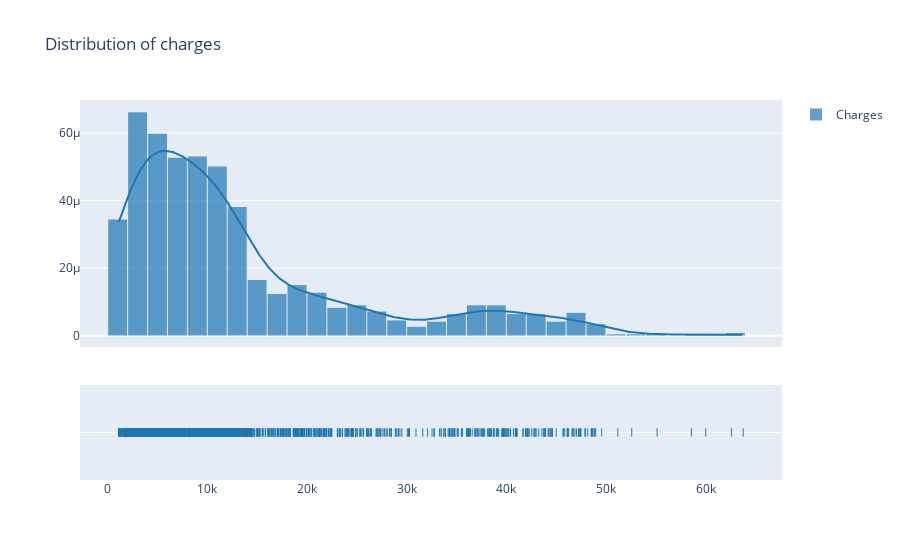

The notebook cell this image was saved under:
### Code cell
hist_data = [df.charges]
group_labels = ['Charges'] # name of the dataset

fig = ff.create_distplot(hist_data, group_labels, show_hist=True)
fig.update_traces(nbinsx=50, autobinx=True, selector={'type':'histogram'})
fig.update_layout(title_text='Distribution of charges', bargap=0.05)
fig.show()

### Figure 1 — Plotly figure (JSON) as saved in the notebook; plotly's stock layout.template omitted (floating-point values rounded to 4 significant figures; data arrays with more than 128 entries replaced by an {"elided": "..."} marker saying what was removed)
{"data": [{"autobinx": true, "histnorm": "probability density", "legendgroup": "Charges", "marker": {"color": "rgb(31, 119, 180)"}, "name": "Charges", "nbinsx": 50, "opacity": 0.7, "type": "histogram", "x": {"elided": "1338 float values"}, "xaxis": "x", "xbins": {"end": 63770.0, "size": 1, "start": 1122.0}, "yaxis": "y"}, {"legendgroup": "Charges", "marker": {"color": "rgb(31, 119, 180)"}, "mode": "lines", "name": "Charges", "showlegend": false, "type": "scatter", "x": {"elided": "500 float values"}, "xaxis": "x", "y": {"elided": "500 float values"}, "yaxis": "y"}, {"legendgroup": "Charges", "marker": {"color": "rgb(31, 119, 180)", "symbol": "line-ns-open"}, "mode": "markers", "name": "Charges", "showlegend": false, "type": "scatter", "x": {"elided": "1338 float values"}, "xaxis": "x", "y": {"elided": "1338 str values"}, "yaxis": "y2"}], "layout": {"bargap": 0.05, "barmode": "overlay", "hovermode": "closest", "legend": {"traceorder": "reversed"}, "title": {"text": "Distribution of charges"}, "xaxis": {"anchor": "y2", "domain": [0, 1], "zeroline": false}, "yaxis": {"anchor": "free", "domain": [0.35, 1], "position": 0}, "yaxis2": {"anchor": "x", "domain": [0, 0.25], "dtick": 1, "showticklabels": false}}}
